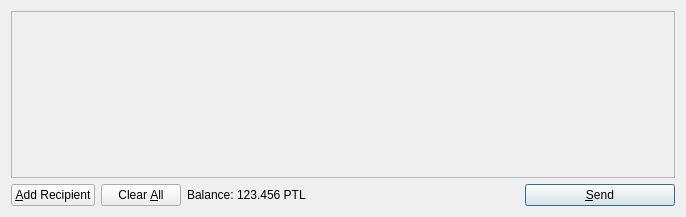
<?xml version="1.0" encoding="UTF-8"?>
<ui version="4.0">
 <class>SendCoinsDialog</class>
 <widget class="QDialog" name="SendCoinsDialog">
  <property name="geometry">
   <rect>
    <x>0</x>
    <y>0</y>
    <width>686</width>
    <height>217</height>
   </rect>
  </property>
  <property name="windowTitle">
   <string>Send Coins</string>
  </property>
  <layout class="QVBoxLayout" name="verticalLayout">
   <item>
    <widget class="QScrollArea" name="scrollArea">
     <property name="widgetResizable">
      <bool>true</bool>
     </property>
     <widget class="QWidget" name="scrollAreaWidgetContents">
      <property name="geometry">
       <rect>
        <x>0</x>
        <y>0</y>
        <width>666</width>
        <height>165</height>
       </rect>
      </property>
      <layout class="QVBoxLayout" name="verticalLayout_2">
       <property name="margin">
        <number>0</number>
       </property>
       <item>
        <layout class="QVBoxLayout" name="entries">
         <property name="spacing">
          <number>6</number>
         </property>
        </layout>
       </item>
       <item>
        <spacer name="verticalSpacer">
         <property name="orientation">
          <enum>Qt::Vertical</enum>
         </property>
         <property name="sizeHint" stdset="0">
          <size>
           <width>20</width>
           <height>40</height>
          </size>
         </property>
        </spacer>
       </item>
      </layout>
     </widget>
    </widget>
   </item>
   <item>
    <layout class="QHBoxLayout" name="horizontalLayout">
     <item>
      <widget class="QPushButton" name="addButton">
       <property name="toolTip">
        <string>Send to multiple recipients at once</string>
       </property>
       <property name="text">
        <string>&amp;Add Recipient</string>
       </property>
       <property name="icon">
        <iconset resource="../bitcoin.qrc">
         <normaloff>:/icons/add</normaloff>:/icons/add</iconset>
       </property>
       <property name="autoDefault">
        <bool>false</bool>
       </property>
      </widget>
     </item>
     <item>
      <widget class="QPushButton" name="clearButton">
       <property name="sizePolicy">
        <sizepolicy hsizetype="Minimum" vsizetype="Fixed">
         <horstretch>0</horstretch>
         <verstretch>0</verstretch>
        </sizepolicy>
       </property>
       <property name="toolTip">
        <string>Remove all transaction fields</string>
       </property>
       <property name="text">
        <string>Clear &amp;All</string>
       </property>
       <property name="icon">
        <iconset resource="../bitcoin.qrc">
         <normaloff>:/icons/remove</normaloff>:/icons/remove</iconset>
       </property>
       <property name="autoRepeatDelay">
        <number>300</number>
       </property>
       <property name="autoDefault">
        <bool>false</bool>
       </property>
      </widget>
     </item>
     <item>
      <layout class="QHBoxLayout" name="horizontalLayout_2">
       <property name="spacing">
        <number>3</number>
       </property>
       <item>
        <widget class="QLabel" name="label">
         <property name="text">
          <string>Balance:</string>
         </property>
        </widget>
       </item>
       <item>
        <widget class="QLabel" name="labelBalance">
         <property name="cursor">
          <cursorShape>IBeamCursor</cursorShape>
         </property>
         <property name="text">
          <string>123.456 PTL</string>
         </property>
         <property name="textInteractionFlags">
          <set>Qt::LinksAccessibleByMouse|Qt::TextSelectableByKeyboard|Qt::TextSelectableByMouse</set>
         </property>
        </widget>
       </item>
      </layout>
     </item>
     <item>
      <spacer name="horizontalSpacer">
       <property name="orientation">
        <enum>Qt::Horizontal</enum>
       </property>
       <property name="sizeHint" stdset="0">
        <size>
         <width>40</width>
         <height>20</height>
        </size>
       </property>
      </spacer>
     </item>
     <item>
      <widget class="QPushButton" name="sendButton">
       <property name="minimumSize">
        <size>
         <width>150</width>
         <height>0</height>
        </size>
       </property>
       <property name="toolTip">
        <string>Confirm the send action</string>
       </property>
       <property name="text">
        <string>&amp;Send</string>
       </property>
       <property name="icon">
        <iconset resource="../bitcoin.qrc">
         <normaloff>:/icons/send</normaloff>:/icons/send</iconset>
       </property>
       <property name="default">
        <bool>true</bool>
       </property>
      </widget>
     </item>
    </layout>
   </item>
  </layout>
 </widget>
 <resources>
  <include location="../bitcoin.qrc"/>
 </resources>
 <connections/>
</ui>
